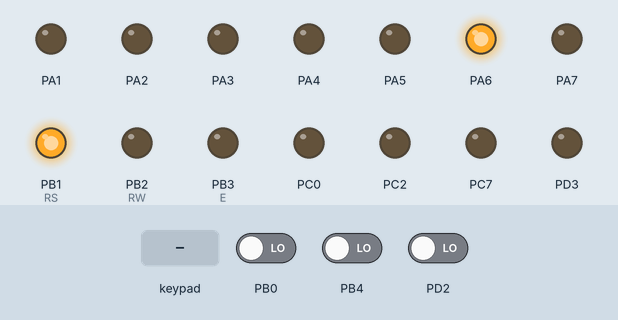
Recording of a program running on a simulated ATmega32, built with avr-gcc and emulated at 16 MHz. Shown: output pins drawn as LEDs (lit = HIGH). Wiring (inferred from the names in the program): 4×4 keypad with keys 7 8 9 % 4 5 6 X 1 2 3 C O 0 = +: rows PA0, PB5, PB6, PB7; columns PC3, PC4, PC5, PC6. Dashed ring = blinking. The test bench sets the inputs (shaded band); at power-on: PB0 LOW, PB4 LOW, PD2 LOW. Pins used as bus, display or sensor lines are not drawn.

Above: at 1.26 s.
1.3 s: PB0 driven HIGH
At 2.91 s:
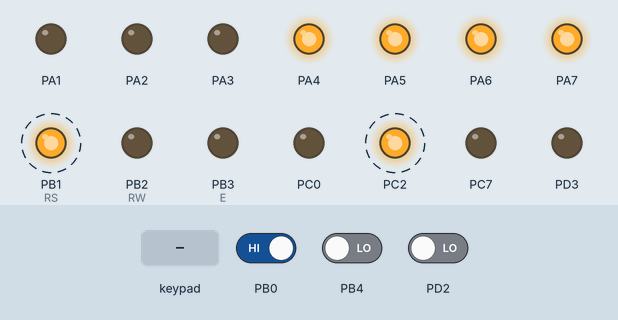
4.3 s: PB4 driven HIGH
At 5.08 s:
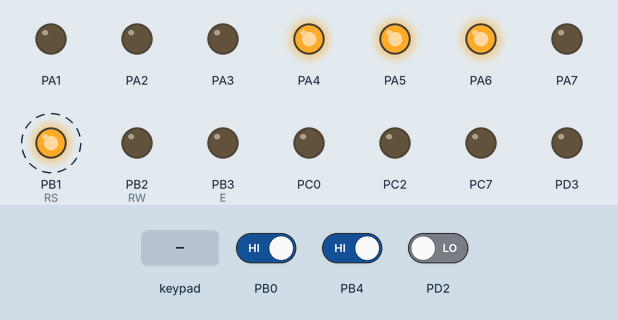
7.3 s: PD2 driven HIGH
At 8.97 s:
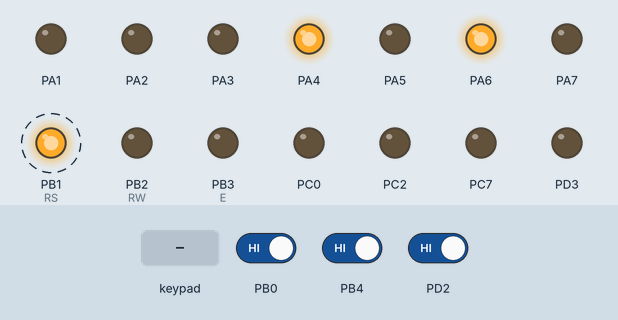
10.3 s: PB4 driven LOW
At 11.94 s:
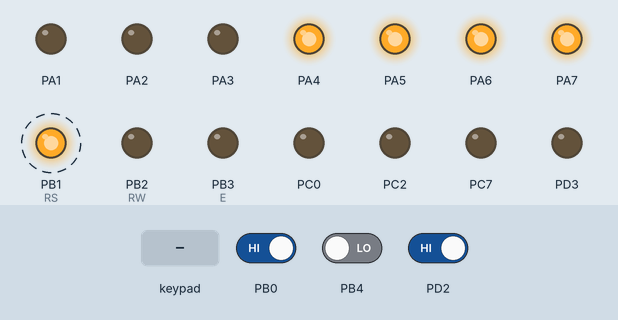
13.3 s: key '0' pressed
16.3 s: key 'O' pressed
Timing chart, 0 to 20.3 s (numbered marks = the images above; inputs shaded):
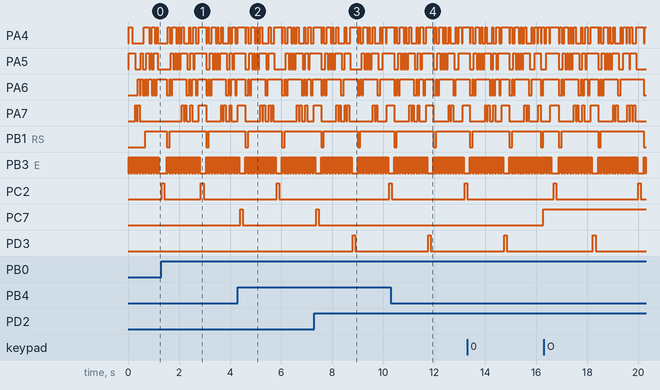

The program:

main.c
```c
/*
 * drive2.c
 *
 * Created: 02/06/2020 09:56:08 م
 * Author : dell
 */

//#include <avr/io.h>
#define F_CPU 16000000
#include <util/delay.h>
#include "DIO_Types.h"
#include "DIO.h"
#include "DIO_Cfg.h"
#include "STD_Types.h"
#include "LCD.h"
#include "KeyPad.h"

int main(void)
{
    /* Replace with your application code */
	DIO_Init();
	LCD_Init();
	LCD_STR("Start");
	while (1)
    {
		if(GetKeyPressed()=='1'){
			_delay_ms(20);
			LCD_STR("One");
		}
		if (GetKeyPressed()=='2')
		{
			_delay_ms(20);
			LCD_Clear();
			DIO_WriteChannel(DIO_Channel_C7,high);
			LCD_STR("Two");
			_delay_ms(50);
		}
		if (GetKeyPressed()=='O'){
			_delay_ms(20);
			LCD_Clear();
			DIO_WriteChannel(DIO_Channel_C2,high);
			//LCD_Char('F');
			_delay_ms(50);
			DIO_WriteChannel(DIO_Channel_C2,low);
		}
		if(DIO_ReadChannel(DIO_Channel_B0)==1){
			_delay_ms(20);
			DIO_WriteChannel(DIO_Channel_C2,high);
			_delay_ms(100);
			DIO_WriteChannel(DIO_Channel_C2,low);
			_delay_ms(100);
			LCD_Clear();
			LCD_STR("Button Zero");
		}
		if(DIO_ReadChannel(DIO_Channel_B4)==1){
			_delay_ms(20);
			DIO_WriteChannel(DIO_Channel_C7,high);
			_delay_ms(100);
			DIO_WriteChannel(DIO_Channel_C7,low);
			_delay_ms(100);
			LCD_Clear();
			LCD_STR("Button One");
		}
		if(DIO_ReadChannel(DIO_Channel_D2)==1){
			_delay_ms(20);
			DIO_WriteChannel(DIO_Channel_D3,high);
			_delay_ms(100);
			DIO_WriteChannel(DIO_Channel_D3,low);
			_delay_ms(100);
			LCD_Clear();
			LCD_STR("Button Two");
		}
    }
}
```

CFile1.c
```c
/*
 * CFile1.c
 *
 * Created: 02/06/2020 09:57:33 م
 *  Author: dell
 */
```

KeyPad_Cfg.h
```c
/*
 * KeyPad_Cfg.h
 *
 * Created: 02/06/2020 10:15:15 م
 *  Author: dell
 */


#ifndef KEYPAD_CFG_H_
#define KEYPAD_CFG_H_
#include "STD_Types.h"
uint8 Key_Map[16]={
	'7','8','9','%',
	'4','5','6','X',
	'1','2','3','C',
	'O','0','=','+'
	};
#define Key_Release 255


#endif /* KEYPAD_CFG_H_ */
```

KeyPad.c
```c
/*
 * KeyPad.c
 *
 * Created: 02/06/2020 10:15:47 م
 *  Author: dell
 */
#include "KeyPad_Cfg.h"

#include "STD_Types.h"
#include "DIO.h"
#include "KeyPad.h"
uint16 Key_Pressed=Key_Release;
static void CheckCol(uint8);
uint8 GetKeyPressed(){
	DIO_WriteChannel(Row0,low);
	DIO_WriteChannel(Row1,high);
	DIO_WriteChannel(Row2,high);
	DIO_WriteChannel(Row3,high);
	CheckCol(0);
	DIO_WriteChannel(Row0,high);
	DIO_WriteChannel(Row1,low);
	DIO_WriteChannel(Row2,high);
	DIO_WriteChannel(Row3,high);
	CheckCol(1);
	DIO_WriteChannel(Row0,high);
	DIO_WriteChannel(Row1,high);
	DIO_WriteChannel(Row2,low);
	DIO_WriteChannel(Row3,high);
	CheckCol(2);
	DIO_WriteChannel(Row0,high);
	DIO_WriteChannel(Row1,high);
	DIO_WriteChannel(Row2,high);
	DIO_WriteChannel(Row3,low);
	CheckCol(3);
	return Key_Pressed==Key_Release? Key_Release: Key_Map[Key_Pressed];
}
void CheckCol(uint8 row){
	if (DIO_ReadChannel(Col0)==low){
		Key_Pressed=row*ColNum+0;
	}
	if (DIO_ReadChannel(Col1)==low){
		Key_Pressed=row*ColNum+1;
	}
	if (DIO_ReadChannel(Col2)==low){
		Key_Pressed=row*ColNum+2;
	}
	if (DIO_ReadChannel(Col3)==low){
		Key_Pressed=row*ColNum+3;
	}
}
```

KeyPad.h
```c
/*
 * KeyPad.h
 *
 * Created: 02/06/2020 10:15:31 م
 *  Author: dell
 */


#ifndef KEYPAD_H_
#define KEYPAD_H_
#include "DIO_Types.h"
#include "STD_Types.h"
#define Row0 DIO_Channel_B5
#define Row1 DIO_Channel_B6
#define Row2 DIO_Channel_B7
#define Row3 DIO_Channel_A0
#define Col0 DIO_Channel_C3
#define Col1 DIO_Channel_C4
#define Col2 DIO_Channel_C5
#define Col3 DIO_Channel_C6
uint8 GetKeyPressed();
#define ColNum 4

#endif /* KEYPAD_H_ */
```

LCD.c
```c
/*
 * LCD.c
 *
 * Created: 02/06/2020 10:02:57 م
 *  Author: dell
 */
#include "LCD.h"
#include "STD_Types.h"
#define F_CPU 16000000
#include <util/delay.h>
#include "BitMath.h"
void LCD_Cmd(uint8 Cmd){
	LCD_PORT=(LCD_PORT&0x0f)|(Cmd&0xf0);
	Clear(LCD_CTRL,RS);
	Set(LCD_CTRL,E);
	_delay_ms(20);
	Clear(LCD_CTRL,E);
	_delay_ms(20);
	LCD_PORT=(LCD_PORT&0x0f)|(Cmd<<4);
	Set(LCD_CTRL,E);
	_delay_ms(50);
	Clear(LCD_CTRL,E);
	_delay_ms(20);
}
void LCD_Init(){
	_delay_ms(20);
	//Clear(LCD_CTRL,RW);
	LCD_Cmd(0x33);
	LCD_Cmd(0x32);
	LCD_Cmd(0x28);
	LCD_Cmd(0x0c);
	LCD_Cmd(0x06);
	LCD_Cmd(0x01);
	Clear(LCD_CTRL,RW);
}
void LCD_Char(uint8 data){
	LCD_PORT=(LCD_PORT&0x0f)|(data&0xf0);
	Set(LCD_CTRL,RS);
	//Clear(LCD_CTRL,RW);
	Set(LCD_CTRL,E);
	_delay_ms(20);
	Clear(LCD_CTRL,E);
	_delay_ms(20);
	LCD_PORT=(LCD_PORT&0x0f)|(data<<4);
	Set(LCD_CTRL,E);
	_delay_ms(50);
	Clear(LCD_CTRL,E);
	_delay_ms(20);
}
void LCD_STR(char * Str){
	uint16 count=0;
	while(Str[count]!='\0'){
		LCD_Char(Str[count]);
		count++;
	}
}
void LCD_Clear(){
	LCD_Cmd(0x01);
}
void LCD_OFF(STD_Level cmd){
	if(cmd==high){LCD_Cmd(0x0c);}
	else{LCD_Cmd(0x08);}
};
```

LCD.h
```c
/*
 * LCD.h
 *
 * Created: 02/06/2020 10:03:27 م
 *  Author: dell
 */


#ifndef LCD_H_
#define LCD_H_
#include "DIO_HW.h"
#define RS 1
#define RW 2
#define E 3
#define LCD_PORT PORTA_REG
#define LCD_CTRL PORTB_REG
void LCD_Cmd(uint8 Cmd);
void LCD_Init();
void LCD_Char(uint8 data);
void LCD_STR(char * Str);
void LCD_Clear();
void LCD_OFF(STD_Level cmd);


#endif /* LCD_H_ */
```

BitMath.h
```c
/*
 * BitMath.h
 *
 * Created: 02/06/2020 09:57:04 م
 *  Author: dell
 */


#ifndef BITMATH_H_
#define BITMATH_H_
#define Clear(var,bit)    var&=~(1<<bit)
#define Set(var,bit)      var|=(1<<bit)
#define Toggle(var,bit)   var^=(1<<bit)
#define Get(var,bit)      ((var>>bit)&1)


#endif /* BITMATH_H_ */
```

DIO.c
```c
/*
 * DIO.c
 *
 * Created: 02/06/2020 09:57:54 م
 *  Author: dell
 */
#include "DIO_Types.h"
#include "BitMath.h"
#include "STD_Types.h"
#include "DIO_HW.h"
void DIO_WriteChannel(DIO_ChannelType ChannelID,STD_Level level){
	DIO_PortType portx = ChannelID/8;
	uint8 pos = ChannelID%8;
	switch (portx){
		case PORTA:
		if(level==high){Set(PORTA_REG,pos);}
		else {Clear(PORTA_REG,pos);}
		break;
		case PORTB:
		if(level==high){Set(PORTB_REG,pos);}
		else {Clear(PORTB_REG,pos);}
		break;
		case PORTC:
		if(level==high){Set(PORTC_REG,pos);}
		else {Clear(PORTC_REG,pos);}
		break;
		case PORTD:
		if(level==high){Set(PORTD_REG,pos);}
		else {Clear(PORTD_REG,pos);}
		break;
	}
}
STD_Level DIO_ReadChannel (DIO_ChannelType ChannelID){
	DIO_PortType portx = ChannelID/8;
	STD_Level ret=low;
	uint8 pos =ChannelID%8;
	switch(portx){
		case PORTA:
		ret=Get(PINA_REG,pos);
		break;
		case PORTB:
		ret=Get(PINB_REG,pos);
		break;
		case PORTC:
		ret=Get(PINC_REG,pos);
		break;
		case PORTD:
		ret=Get(PIND_REG,pos);
		break;
	}
	return ret;
}
void DIO_WritePort (DIO_PortType port,uint8 Cmd){
	switch (port){
		case PORTA:
		PORTA_REG=Cmd;
		break;
		case PORTB:
		PORTB_REG=Cmd;
		break;
		case PORTC:
		PORTC_REG=Cmd;
		break;
		case PORTD:
		PORTD_REG=Cmd;
		break;
	}
}
```

DIO.h
```c
/*
 * DIO.h
 *
 * Created: 02/06/2020 09:58:42 م
 *  Author: dell
 */


#ifndef DIO_H_
#define DIO_H_

#include "STD_Types.h"
#include "DIO_Types.h"
void DIO_WriteChannel(DIO_ChannelType ChannelID,STD_Level level);
STD_Level DIO_ReadChannel (DIO_ChannelType ChannelID);
void DIO_WritePort (DIO_PortType port,uint8 Cmd);


#endif /* DIO_H_ */
```

DIO_Cfg.c
```c
/*
 * DIO_Cfg.c
 *
 * Created: 02/06/2020 09:59:17 م
 *  Author: dell
 */
#include "DIO_Cfg.h"
#include "STD_Types.h"
#include "DIO_HW.h"
#include "DIO_Types.h"
#include "BitMath.h"
const PIN_Type Cfg[PinCount]={
	{output,low},//A0
	{output,low},//A1
	{output,low},//A2 Relay
	{output,low},//A3 Buzzer
	{output,low},//A4
	{output,low},//A5
	{output,low},//A6
	{output,low},//A7
	{input,low},//B0 Button0
	{output,low},//B1
	{output,low},//B2
	{output,low},//B3
	{input,low},//B4 Button1
	{output,low},//B5
	{output,low},//B6
	{output,low},//B7
	{output,low},//C0
	{output,low},//C1
	{output,low},//C2 Led0
	{input,high},//C3  C0
	{input,high},//C4  C1
	{input,high},//C5  C2
	{input,high},//C6  C3
	{output,low},//C7 Led1
	{output,low},//D0
	{output,low},//D1
	{input,low},//D2 Button2
	{output,low},//D3 Led2
	{output,low},//D4
	{output,low},//D5
	{output,low},//D6
	{output,low},//D7
};
void DIO_Init(){
	uint16 count;
	for(count=0;count<PinCount;count++){
		DIO_PortType port= count/8;
		uint8 pos=count%8;
		switch (port){
			case PORTA:
			if(Cfg[count].Dir==output){Set(DDRA_REG,pos);}
			else {Clear(DDRA_REG,pos);}
			if(Cfg[count].lev==high){Set(PORTA_REG,pos);}
			else{Clear(PORTA_REG,pos);}
			break;
			case PORTB:
			if(Cfg[count].Dir==output){Set(DDRB_REG,pos);}
			else {Clear(DDRB_REG,pos);}
			if(Cfg[count].lev==high){Set(PORTB_REG,pos);}
			else{Clear(PORTB_REG,pos);}
			break;
			case PORTC:
			if(Cfg[count].Dir==output){Set(DDRC_REG,pos);}
			else {Clear(DDRC_REG,pos);}
			if(Cfg[count].lev==high){Set(PORTC_REG,pos);}
			else{Clear(PORTC_REG,pos);}
			break;
			case PORTD:
			if(Cfg[count].Dir==output){Set(DDRD_REG,pos);}
			else {Clear(DDRD_REG,pos);}
			if(Cfg[count].lev==high){Set(PORTD_REG,pos);}
			else{Clear(PORTD_REG,pos);}
			break;
		}
	}
}
```

DIO_Cfg.h
```c
/*
 * DIO_Cfg.h
 *
 * Created: 02/06/2020 10:00:00 م
 *  Author: dell
 */


#ifndef DIO_CFG_H_
#define DIO_CFG_H_
#include "STD_Types.h"
#include "DIO_Types.h"
typedef struct {
	DIO_Dir Dir;
	STD_Level lev;
}PIN_Type;
#define PinCount 32
extern const PIN_Type Cfg[PinCount];
void DIO_Init();


#endif /* DIO_CFG_H_ */
```

DIO_HW.h
```c
/*
 * DIO_HW.h
 *
 * Created: 02/06/2020 10:00:42 م
 *  Author: dell
 */


#ifndef DIO_HW_H_
#define DIO_HW_H_
#include "STD_TYPES.h"
#define PORTA_REG (*(volatile uint8 *)0x3b)
#define DDRA_REG (*(volatile uint8 *)0x3a)
#define PINA_REG (*(const volatile uint8 *)0x39)
#define PORTB_REG (*(volatile uint8 *)0x38)
#define DDRB_REG (*(volatile uint8 *)0x37)
#define PINB_REG (*(const volatile uint8 *)0x36)
#define PORTC_REG (*(volatile uint8 *)0x35)
#define DDRC_REG (*(volatile uint8 *)0x34)
#define PINC_REG (*(const volatile uint8 *)0x33)
#define PORTD_REG (*(volatile uint8 *)0x32)
#define DDRD_REG (*(volatile uint8 *)0x31)
#define PIND_REG (*(const volatile uint8 *)0x30)


#endif /* DIO_HW_H_ */
```

DIO_Types.h
```c
/*
 * DIO_Types.h
 *
 * Created: 02/06/2020 10:01:38 م
 *  Author: dell
 */


#ifndef DIO_TYPES_H_
#define DIO_TYPES_H_
typedef enum{
	DIO_Channel_A0,
	DIO_Channel_A1,
	DIO_Channel_A2,
	DIO_Channel_A3,
	DIO_Channel_A4,
	DIO_Channel_A5,
	DIO_Channel_A6,
	DIO_Channel_A7,
	DIO_Channel_B0,
	DIO_Channel_B1,
	DIO_Channel_B2,
	DIO_Channel_B3,
	DIO_Channel_B4,
	DIO_Channel_B5,
	DIO_Channel_B6,
	DIO_Channel_B7,
	DIO_Channel_C0,
	DIO_Channel_C1,
	DIO_Channel_C2,
	DIO_Channel_C3,
	DIO_Channel_C4,
	DIO_Channel_C5,
	DIO_Channel_C6,
	DIO_Channel_C7,
	DIO_Channel_D0,
	DIO_Channel_D1,
	DIO_Channel_D2,
	DIO_Channel_D3,
	DIO_Channel_D4,
	DIO_Channel_D5,
	DIO_Channel_D6,
	DIO_Channel_D7,
}DIO_ChannelType;
typedef enum{
	PORTA,
	PORTB,
	PORTC,
	PORTD,
}DIO_PortType;
typedef enum{
	output,
	input,
}DIO_Dir;


#endif /* DIO_TYPES_H_ */
```

STD_Types.h
```c
/*
 * STD_Types.h
 *
 * Created: 02/06/2020 10:02:26 م
 *  Author: dell
 */


#ifndef STD_TYPES_H_
#define STD_TYPES_H_
typedef unsigned char uint8;
typedef unsigned int uint16;
typedef unsigned long uint32;
typedef enum{
	low,
	high,
}STD_Level;


#endif /* STD_TYPES_H_ */
```

Measured:
- after the input at 1.3 s, PB1 (RS): alternates HIGH for 1.4 s and LOW for 0.11 s, starting after 0.22 s; PB3 (E): goes HIGH 0.02 s, 23 × (LOW 0.02 s, HIGH 0.05 s), LOW 0.24 s, HIGH 0.02 s, 22 × (LOW 0.02 s, HIGH 0.05 s), then LOW, starting after 0.22 s; PC2: alternates HIGH for 0.10 s and LOW for 1.4 s, starting at once
- after the input at 4.3 s, PC7: LOW → HIGH after 0.10 s, → LOW 0.10 s later
- after the input at 7.3 s, PD3: LOW → HIGH after 1.5 s, → LOW 0.10 s later
- after the input at 10.3 s, PC7: stays LOW (without the input it goes to HIGH after 1.5 s); PD3: LOW → HIGH after 1.5 s instead of 2.9 s
- after the input at 13.3 s, PC7: LOW → HIGH after 3.0 s
- by itself, PB3 (E): alternates HIGH for 0.04 s and LOW for 0.02 s
